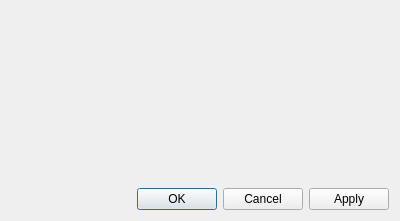
<?xml version="1.0" encoding="UTF-8"?>
<ui version="4.0">
 <class>ReceiptEditDialog</class>
 <widget class="QDialog" name="ReceiptEditDialog">
  <property name="geometry">
   <rect>
    <x>0</x>
    <y>0</y>
    <width>400</width>
    <height>221</height>
   </rect>
  </property>
  <property name="windowTitle">
   <string>Dialog</string>
  </property>
  <layout class="QVBoxLayout" name="verticalLayout">
   <property name="spacing">
    <number>9</number>
   </property>
   <item>
    <widget class="ReceiptEditWidget" name="receiptEdit" native="true"/>
   </item>
   <item>
    <widget class="QDialogButtonBox" name="buttonBox">
     <property name="enabled">
      <bool>true</bool>
     </property>
     <property name="sizePolicy">
      <sizepolicy hsizetype="Expanding" vsizetype="Fixed">
       <horstretch>0</horstretch>
       <verstretch>0</verstretch>
      </sizepolicy>
     </property>
     <property name="orientation">
      <enum>Qt::Horizontal</enum>
     </property>
     <property name="standardButtons">
      <set>QDialogButtonBox::Apply|QDialogButtonBox::Cancel|QDialogButtonBox::Ok</set>
     </property>
    </widget>
   </item>
  </layout>
 </widget>
 <customwidgets>
  <customwidget>
   <class>ReceiptEditWidget</class>
   <extends>QWidget</extends>
   <header>receipteditwidget.h</header>
   <container>1</container>
  </customwidget>
 </customwidgets>
 <resources/>
 <connections>
  <connection>
   <sender>buttonBox</sender>
   <signal>accepted()</signal>
   <receiver>ReceiptEditDialog</receiver>
   <slot>accept()</slot>
   <hints>
    <hint type="sourcelabel">
     <x>248</x>
     <y>254</y>
    </hint>
    <hint type="destinationlabel">
     <x>157</x>
     <y>274</y>
    </hint>
   </hints>
  </connection>
  <connection>
   <sender>buttonBox</sender>
   <signal>rejected()</signal>
   <receiver>ReceiptEditDialog</receiver>
   <slot>reject()</slot>
   <hints>
    <hint type="sourcelabel">
     <x>316</x>
     <y>260</y>
    </hint>
    <hint type="destinationlabel">
     <x>286</x>
     <y>274</y>
    </hint>
   </hints>
  </connection>
 </connections>
</ui>
